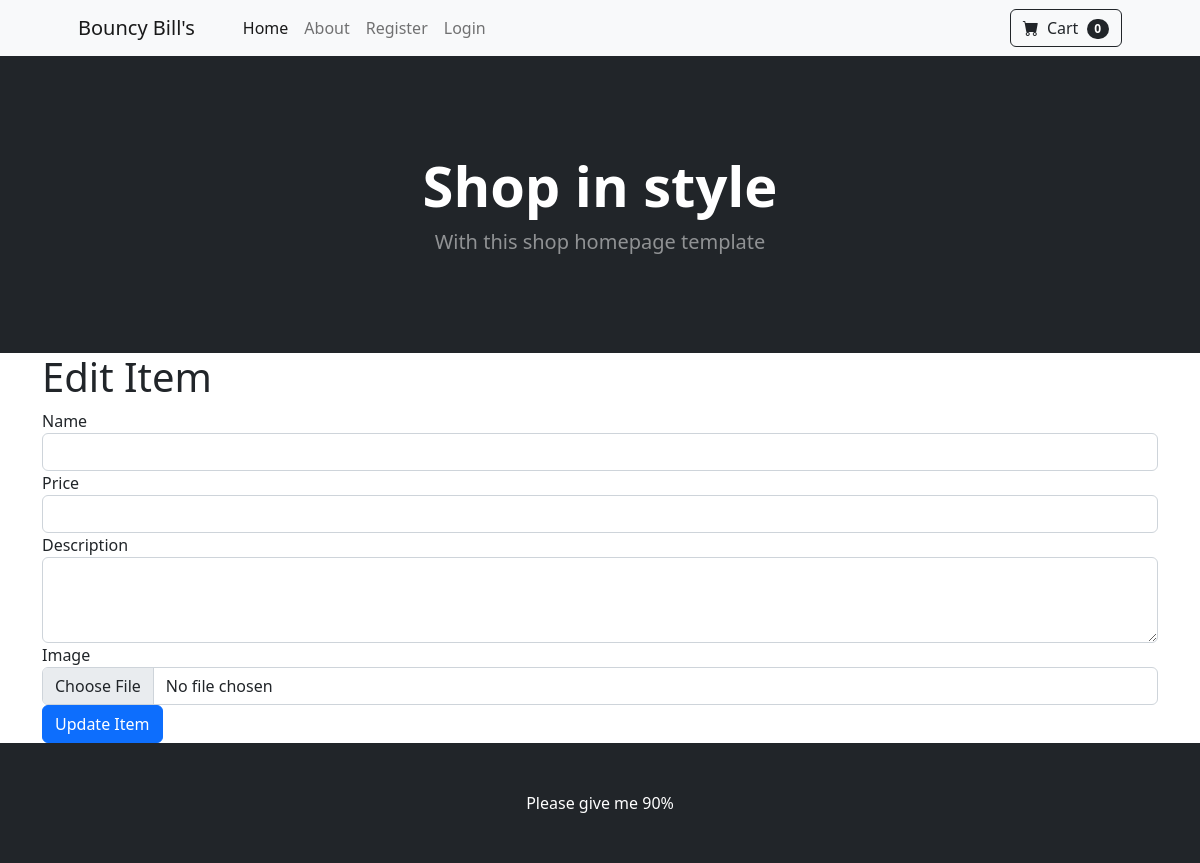
The page /edit/211 on the database as committed earlier.
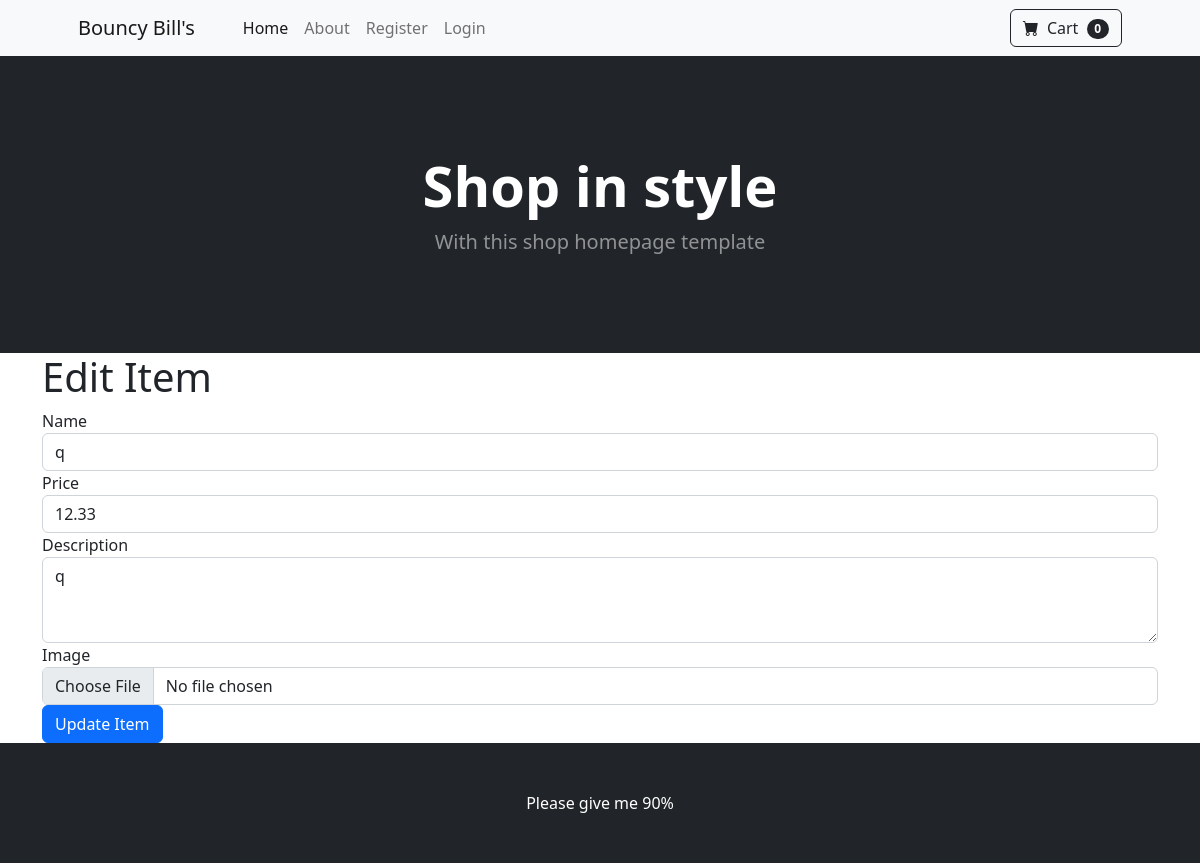
The same page on the database as committed later.
### tables this page shows
CREATE TABLE products (
        id INTEGER PRIMARY KEY AUTOINCREMENT,
        name TEXT NOT NULL,
        price FLOAT NOT NULL,
        description TEXT NOT NULL,
        image BLOB
    );

### app.py (the view, shortened to what this page needs)
@app.route('/edit/<int:id>', methods=('GET', 'POST'))
@app.route('/add', methods=('GET', 'POST'), defaults={'id': None})
def edit(id):
    conn = get_db_connection()
    product = None
    if id:
        product = conn.execute('SELECT * FROM products WHERE id = ?', (id,)).fetchone()
    conn.close()
    return render_template('edit.html', product=product)

### app.py (called while the page is built)
def get_db_connection():
    conn = sqlite3.connect('database.db')
    conn.row_factory = sqlite3.Row  # Access rows as dictionaries
    return conn

### templates/edit.html (shortened to what this page needs)
{% extends 'base.html' %}
{% block content %}
<div class="container">
    <h1>Edit Item</h1>
    <form method="POST" enctype="multipart/form-data">
        <div class="form-group">
            <label for="name">Name</label>
            <input type="text" class="form-control" id="name" name="name" value="{{ product.name }}" required>
        </div>
        <div class="form-group">
            <label for="price">Price</label>
            <input type="number" step="0.01" class="form-control" id="price" name="price" value="{{ product.price }}" required>
        </div>
        <div class="form-group">
            <label for="description">Description</label>
            <textarea class="form-control" id="description" name="description" rows="3" required>{{ product.description }}</textarea>
        </div>
        <div class="form-group">
            <label for="image">Image</label>
            <input type="file" class="form-control" id="image" name="image">
        </div>
        <button type="submit" class="btn btn-primary">Update Item</button>
    </form>
</div>
{% endblock %}

Rows that differ between the two databases and show on the page:
added products: name "q", price "12.33", description "q"
